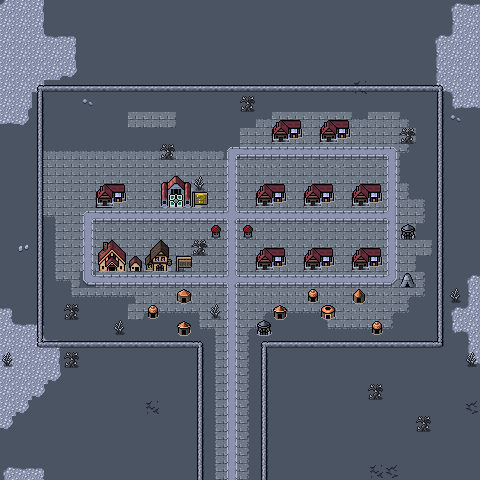

A level layout from a 2D game, rendered from its tile map. Below: a short description, then the map file with tile-grid data replaced by summaries:
An orthogonal 30x30 tile map with 16x16 px tiles, 4 tile layers (Background, Ground, Walls, Overlay), 3 tilesets and 14 objects.

<map version="1.10" tiledversion="1.10.1" orientation="orthogonal" renderorder="right-down" width="30" height="30" tilewidth="16" tileheight="16" infinite="0" nextlayerid="6" nextobjectid="65">
 <editorsettings>
  <export target="wastetown..tmx" format="tmx" />
 </editorsettings>
 <tileset firstgid="1" source="../../tileset/main.tsx" />
 <tileset firstgid="10113" source="../../tileset/buildings.tsx" />
 <tileset firstgid="11905" source="../../tileset/buildings-nocollide.tsx" />
 <layer id="1" name="Background" width="30" height="30">
  <data>[900 cells, 900 non-empty, 2 distinct tile ids]</data>
 </layer>
 <layer id="2" name="Ground" width="30" height="30">
  <data>[900 cells, 309 non-empty, 44 distinct tile ids]</data>
 </layer>
 <layer id="3" name="Walls" width="30" height="30">
  <properties>
   <property name="spriteLayer" type="bool" value="true" />
  </properties>
  <data>[900 cells, 146 non-empty, 25 distinct tile ids]</data>
 </layer>
 <layer id="5" name="Overlay" width="30" height="30">
  <data>[900 cells, 26 non-empty, 10 distinct tile ids]</data>
 </layer>
 <objectgroup id="4" name="Objects">
  <object id="38" template="../../obj/entry_up.tx" x="204" y="368" width="56" height="16" />
  <object id="41" template="../../obj/shop.tx" x="256" y="208">
   <properties>
    <property name="commonShopList" value="Creature,Creature2Blue,Creature2Red,Creature2Black,Creature2White,Creature2Green,Creature2Colorless,Sliver,Wall,Assembly,Human" />
    <property name="mythicShopList" value="Assassin,Squirrel,Dragon,Vampire,Minotaur,Dwarf,Devil,Soldier,Demon,Druid,Bird,Wolf,Knight,Skeleton,Shaman,Wizard,Pirate,Rogue,Dinosaur,Ogre,Planeswalker,Legend,WUBRG,Gods" />
    <property name="rareShopList" value="Human,Zombie,Goblin,Elf,Merfolk,Azorius,Dimir,Rakdos,Gruul,Selesnya,Orzhov,Izzet,Golgari,Boros,Simic,PhyrexianColorless,Giant,Spiders,Shapeshifter" />
    <property name="uncommonShopList" value="Land,Vehicle,Equip,Wand,Artifact,Multicolor,Golem,Colorless,Enchantment,Instant" />
   </properties>
  </object>
  <object id="55" template="../../obj/shop.tx" x="272" y="144">
   <properties>
    <property name="commonShopList" value="Creature,Creature2Blue,Creature2Red,Creature2Black,Creature2White,Creature2Green,Creature2Colorless,Sliver,Wall,Assembly,Human" />
    <property name="mythicShopList" value="Assassin,Squirrel,Dragon,Vampire,Minotaur,Dwarf,Devil,Soldier,Demon,Druid,Bird,Wolf,Knight,Skeleton,Shaman,Wizard,Pirate,Rogue,Dinosaur,Ogre,Planeswalker,Legend,WUBRG,Gods" />
    <property name="rareShopList" value="Human,Zombie,Goblin,Elf,Merfolk,Azorius,Dimir,Rakdos,Gruul,Selesnya,Orzhov,Izzet,Golgari,Boros,Simic,PhyrexianColorless,Giant,Spiders,Shapeshifter" />
    <property name="uncommonShopList" value="Land,Vehicle,Equip,Wand,Artifact,Multicolor,Golem,Colorless,Enchantment,Instant" />
   </properties>
  </object>
  <object id="57" template="../../obj/shop.tx" x="320" y="144">
   <properties>
    <property name="commonShopList" value="Creature,Creature2Blue,Creature2Red,Creature2Black,Creature2White,Creature2Green,Creature2Colorless,Sliver,Wall,Assembly,Human" />
    <property name="mythicShopList" value="Assassin,Squirrel,Dragon,Vampire,Minotaur,Dwarf,Devil,Soldier,Demon,Druid,Bird,Wolf,Knight,Skeleton,Shaman,Wizard,Pirate,Rogue,Dinosaur,Ogre,Planeswalker,Legend,WUBRG,Gods" />
    <property name="rareShopList" value="Human,Zombie,Goblin,Elf,Merfolk,Azorius,Dimir,Rakdos,Gruul,Selesnya,Orzhov,Izzet,Golgari,Boros,Simic,PhyrexianColorless,Giant,Spiders,Shapeshifter" />
    <property name="uncommonShopList" value="Land,Vehicle,Equip,Wand,Artifact,Multicolor,Golem,Colorless,Enchantment,Instant" />
   </properties>
  </object>
  <object id="50" template="../../obj/shop.tx" x="304" y="208">
   <properties>
    <property name="commonShopList" value="Creature,Creature2Blue,Creature2Red,Creature2Black,Creature2White,Creature2Green,Creature2Colorless,Sliver,Wall,Assembly,Human" />
    <property name="mythicShopList" value="Assassin,Squirrel,Dragon,Vampire,Minotaur,Dwarf,Devil,Soldier,Demon,Druid,Bird,Wolf,Knight,Skeleton,Shaman,Wizard,Pirate,Rogue,Dinosaur,Ogre,Planeswalker,Legend,WUBRG,Gods" />
    <property name="rareShopList" value="Human,Zombie,Goblin,Elf,Merfolk,Azorius,Dimir,Rakdos,Gruul,Selesnya,Orzhov,Izzet,Golgari,Boros,Simic,PhyrexianColorless,Giant,Spiders,Shapeshifter" />
    <property name="uncommonShopList" value="Land,Vehicle,Equip,Wand,Artifact,Multicolor,Golem,Colorless,Enchantment,Instant" />
   </properties>
  </object>
  <object id="51" template="../../obj/shop.tx" x="352" y="208">
   <properties>
    <property name="commonShopList" value="Creature,Creature2Blue,Creature2Red,Creature2Black,Creature2White,Creature2Green,Creature2Colorless,Sliver,Wall,Assembly,Human" />
    <property name="mythicShopList" value="Assassin,Squirrel,Dragon,Vampire,Minotaur,Dwarf,Devil,Soldier,Demon,Druid,Bird,Wolf,Knight,Skeleton,Shaman,Wizard,Pirate,Rogue,Dinosaur,Ogre,Planeswalker,Legend,WUBRG,Gods" />
    <property name="rareShopList" value="Human,Zombie,Goblin,Elf,Merfolk,Azorius,Dimir,Rakdos,Gruul,Selesnya,Orzhov,Izzet,Golgari,Boros,Simic,PhyrexianColorless,Giant,Spiders,Shapeshifter" />
    <property name="uncommonShopList" value="Land,Vehicle,Equip,Wand,Artifact,Multicolor,Golem,Colorless,Enchantment,Instant" />
   </properties>
  </object>
  </objectgroup>
</map>
<!-- 8 of 14 objects omitted -->
